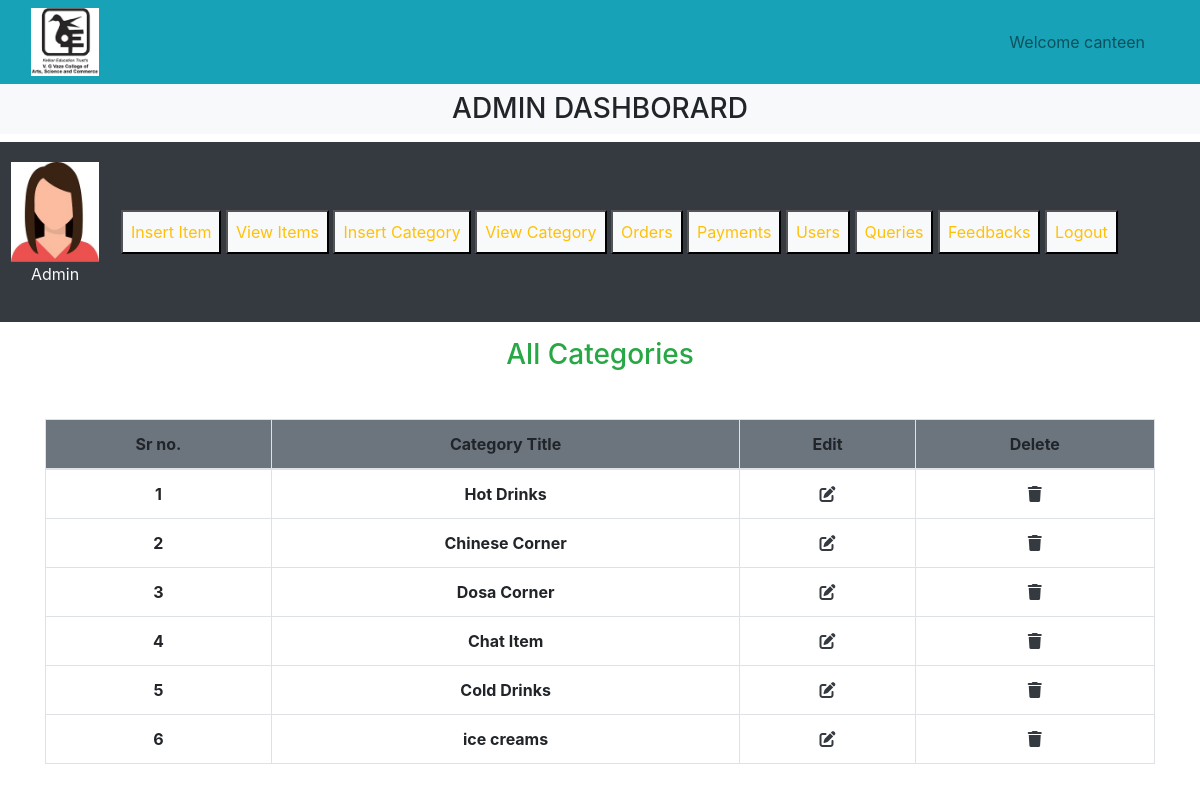
Screenshot of /admin/admin_panel.php?view_categories (signed in) with the database file from the repository.
### tables this page shows
CREATE TABLE `categories` (
  `category_id` int(11) NOT NULL,
  `category_title` varchar(100) NOT NULL
);

### admin/view_categories.php (the view, shortened to what this page needs)
<h3 class="text-center text-success">All Categories</h3>
<table class="table table-bordered mt-5">
    <thead class="bg-secondary">
        <tr class="text-center">
            <th>Sr no.</th>
            <th>Category Title</th>
            <th>Edit</th>
            <th>Delete</th>
        </tr>
    </thead>
    <tbody>
        <?php
        $select_cat="Select *from `categories`";
        $result=mysqli_query($con,$select_cat);
        $number=0;
        while($row=mysqli_fetch_array($result)){
            $category_id=$row['category_id'];
            $category_title=$row['category_title'];
            $number++;
        ?>
        <tr class="text-center">
            <th><?php echo $number;?></th>
            <th><?php echo $category_title;?></th>
            <td><a href='admin_panel.php?edit_category=<?php echo $category_id?>' class='text-dark'><i class='fa-solid fa-pen-to-square'></i></a></td>
            <td><a href='admin_panel.php?delete_category=<?php echo $category_id?>' type="button" class="text-dark" data-toggle="modal" data-target="#exampleModalLong"><i class='fa-solid fa-trash'></i></a></td>
        </tr>
        <?php
        }?>
    </tbody>
</table>

### style.css (style rules this page uses)
* { margin: 0; padding: 0; box-sizing: border-box; }

### admin/admin_panel.php (style rules this page uses)
body { overflow-x: hidden; }

### rows the page displays
categories: category_title "Hot Drinks"
categories: category_title "Chinese Corner"
categories: category_title "Dosa Corner"
categories: category_title "Chat Item"
categories: category_title "Cold Drinks"
categories: category_title "ice creams"

### other values shown
$_SESSION['canteen'] "canteen"
